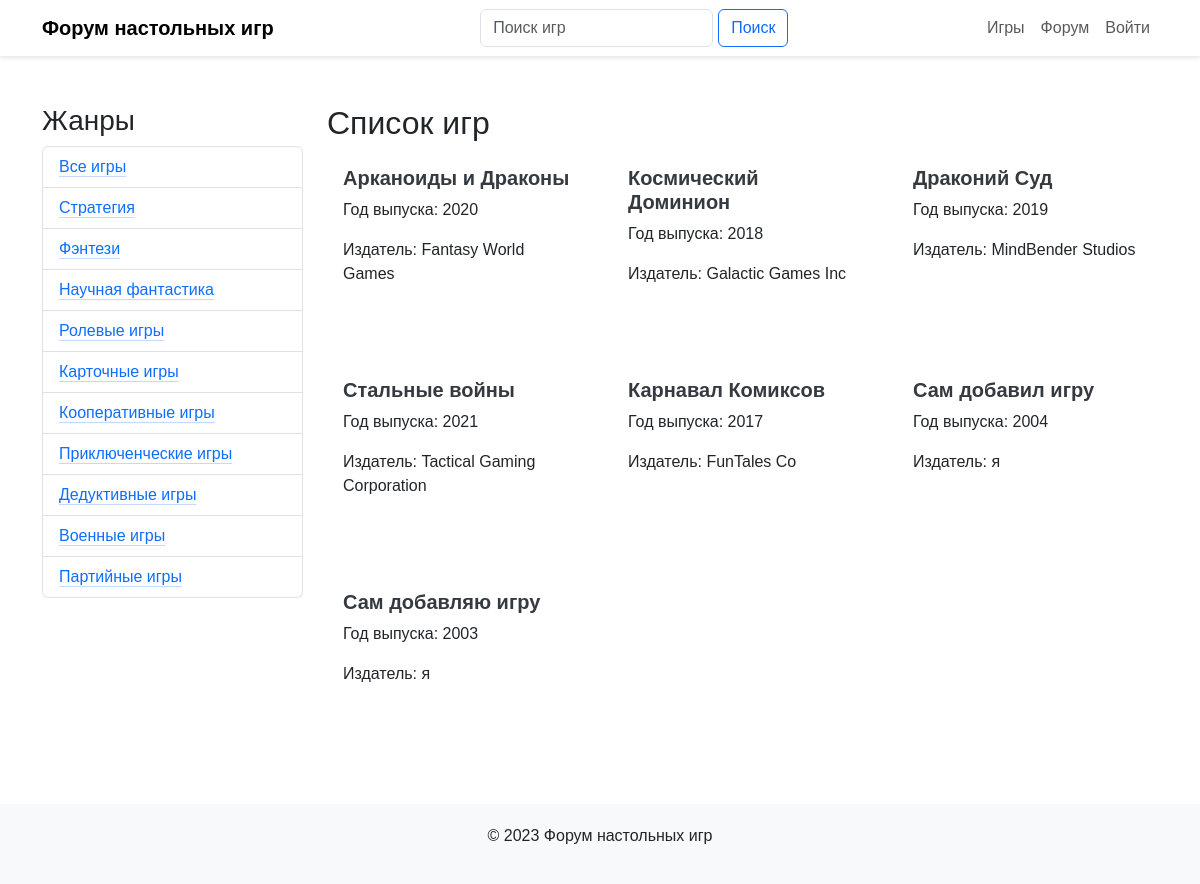
/games/, run on the app's committed database.
### forum/models.py (models this page shows, shortened)
class Genre(models.Model):
    name = models.CharField(max_length=50, verbose_name='Название')
    description = models.TextField(verbose_name='Описание')
    class Meta:
        verbose_name = 'Жанр'
        verbose_name_plural = 'Жанры'

class Game(models.Model):
    title = models.CharField(max_length=100, verbose_name='Название')
    description = models.TextField(verbose_name='Описание')
    release_year = models.IntegerField(verbose_name='Год выпуска')
    publisher = models.CharField(max_length=100, verbose_name='Издатель')
    genres = models.ManyToManyField('Genre', related_name='games', verbose_name='Жанры')
    class Meta:
        verbose_name = 'Игра'
        verbose_name_plural = 'Игры'

### forum/views/game_list.py (the view)
# urls.py: path('games/', views.GameListView.as_view(), name='game_list'),
class GameListView(ListView):
    template_name = 'forum/game_list.html'
    context_object_name = 'games'
    paginate_by = 12
    def get_queryset(self):
        queryset = Game.objects.all()
        genre_id = self.request.GET.get('genre')
        if genre_id:
            queryset = queryset.filter(genres=genre_id)
        return queryset
    def get_context_data(self, **kwargs):
        context = super().get_context_data(**kwargs)
        context['genres'] = Genre.objects.all()
        context['is_paginated'] = self.get_queryset().count() > self.paginate_by
        return context

### forum/templates/forum/game_list.html (shortened to what this page needs)
{% extends 'forum/base.html' %}
{% block content %}
    <div class="container mt-5">
        <div class="row">
            <div class="col-md-3">
                <h3>Жанры</h3>
                <ul class="list-group">
                    <li class="list-group-item">
                        <a href="{% url 'game_list' %}"  class="link-primary link-offset-2 link-underline-opacity-25 link-underline-opacity-100-hover">Все игры</a>
                    </li>
                    {% for genre in genres %}
                        <li class="list-group-item">
                            <a href="?genre={{ genre.id }}"  class="link-primary link-offset-2 link-underline-opacity-25 link-underline-opacity-100-hover">{{ genre.name }}</a>
                        </li>
                    {% endfor %}
                </ul>
            </div>
            <div class="col-md-9">
                <h2>Список игр</h2>
                <div class="row">
                    {% for game in games %}
                        <div class="col-md-4 mb-4">
                            <a href="{% url 'game_detail' game.pk %}" style="text-decoration: none; color: inherit;">
                                <div class="card">
                                    <div class="card-body">
                                        <h5 class="card-title">{{ game.title }}</h5>
                                        <p>Год выпуска: {{ game.release_year }}</p>
                                        <p>Издатель: {{ game.publisher }}</p>
                                    </div>
                                </div>
                            </a>
                        </div>
                    {% endfor %}
                </div>
            </div>
        </div>
    </div>
{% endblock %}

### forum/templates/forum/base.html (shortened to what this page needs)
{% load static %}
<!DOCTYPE html>
<html lang="en">
<head>
    <link href="{% static 'forum/css/bootstrap.min.css' %}" rel="stylesheet">
    <link href="{% static 'forum/css/style.css' %}" rel="stylesheet">
</head>
<body>
    <nav class="navbar navbar-expand-lg navbar-light fixed-top">
        <div class="container">
            <a class="navbar-brand" href="#">Форум настольных игр</a>
            <form class="form-inline my-2 my-lg-0 ml-auto">
                <input class="form-control mr-sm-2" type="search" placeholder="Поиск игр" aria-label="Search">
                <button class="btn btn-outline-primary my-2 my-sm-0" type="submit">Поиск</button>
            </form>
            <ul class="navbar-nav ml-auto">
                <li class="nav-item">
                    <a class="nav-link" href="{% url 'game_list' %}">Игры</a>
                </li>
                <li class="nav-item">
                    <a class="nav-link" href="{% url 'forum_home' %}">Форум</a>
                </li>
                <li class="nav-item">
                    {% if user.is_authenticated %}
                        <a class="nav-link" href="{% url 'log-out' %}">Выйти</a>
                    {% else %}
                        <a class="nav-link" href="{% url 'login' %}">Войти</a>
                    {% endif %}
                </li>
            </ul>
        </div>
    </nav>
    <div class="content">
    {% block content %}
    {% endblock %}
    </div>
    <footer>
        <p>&copy; 2023 Форум настольных игр</p>
    </footer>
</body>
</html>

### forum/static/forum/css/style.css (style rules this page uses)
body { padding-top: 56px; font-family: Arial, sans-serif; }
.navbar { background-color: #ffffff; box-shadow: 0 2px 4px rgba(0,0,0,0.1); }
.navbar-brand { font-weight: bold; }
.card { margin-bottom: 20px; border: none; transition: box-shadow 0.3s; }
.card-title { font-weight: bold; color: #343a40; }
footer { background-color: #f8f9fa; padding: 20px 0; text-align: center; }
nav form { display: flex; justify-content: space-between; }
nav form button { margin-left: 5px; }
.content { min-height: 700px; }

### data on the page
Genre: name "Стратегия"
Genre: name "Фэнтези"
Genre: name "Научная фантастика"
Genre: name "Ролевые игры"
Genre: name "Карточные игры"
Genre: name "Кооперативные игры"
Genre: name "Приключенческие игры"
Genre: name "Дедуктивные игры"
Genre: name "Военные игры"
Genre: name "Партийные игры"
Game: title "Арканоиды и Драконы", release_year "2020", publisher "Fantasy World Games"
Game: title "Космический Доминион", release_year "2018", publisher "Galactic Games Inc"
Game: title "Драконий Суд", release_year "2019", publisher "MindBender Studios"
Game: title "Стальные войны", release_year "2021", publisher "Tactical Gaming Corporation"
Game: title "Карнавал Комиксов", release_year "2017", publisher "FunTales Co"
Game: title "Сам добавил игру", release_year "2004", publisher "я"
Game: title "Сам добавляю игру", release_year "2003", publisher "я"
